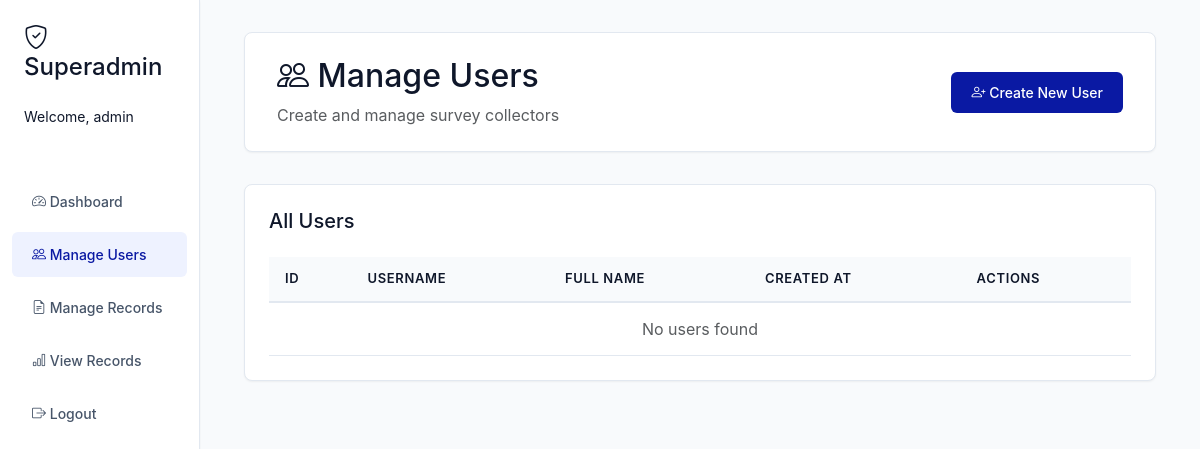
Page /superadmin/manage_users.php (signed in) on the earlier database version.
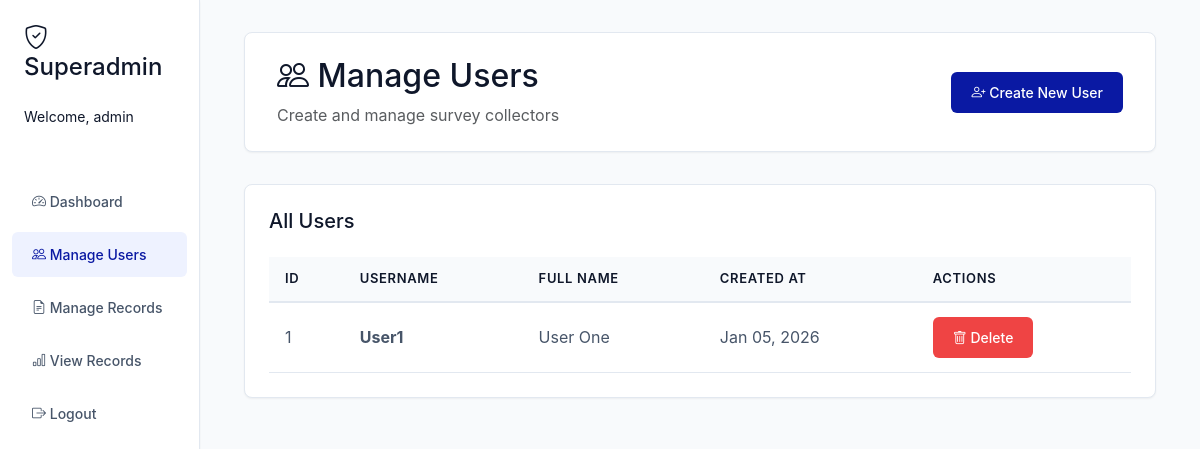
Same page on the later database version.
### tables this page shows
CREATE TABLE `users` (
  `id` int(11) NOT NULL,
  `username` varchar(50) NOT NULL,
  `password` varchar(255) NOT NULL,
  `full_name` varchar(100) NOT NULL,
  `created_at` timestamp NOT NULL DEFAULT current_timestamp()
);

### superadmin/manage_users.php (the view, shortened to what this page needs)
<?php
$conn = getDBConnection();
$users = $conn->query("SELECT * FROM users ORDER BY created_at DESC");
?>
<!DOCTYPE html>
<html lang="en">
<head>
    <link href="https://cdn.jsdelivr.net/npm/bootstrap@5.3.0/dist/css/bootstrap.min.css" rel="stylesheet">
    <link rel="stylesheet" href="https://cdn.jsdelivr.net/npm/bootstrap-icons@1.11.0/font/bootstrap-icons.css">
    <link rel="stylesheet" href="../style/style.css">
</head>
<body>
    <div class="container-fluid">
        <div class="row">
            <div class="col-md-2 sidebar p-0">
                <div class="p-4">
                    <h4 class="mb-4"><i class="bi bi-shield-check"></i> Superadmin</h4>
                    <p class="small mb-4">Welcome, <?php echo htmlspecialchars($_SESSION['superadmin_username']); ?></p>
                </div>
                <nav class="nav flex-column">
                    <a class="nav-link" href="dashboard.php">
                        <i class="bi bi-speedometer2"></i> Dashboard
                    </a>
                    <a class="nav-link active" href="manage_users.php">
                        <i class="bi bi-people"></i> Manage Users
                    </a>
                    <a class="nav-link" href="manage_records.php">
                        <i class="bi bi-file-earmark-text"></i> Manage Records
                    </a>
                    <a class="nav-link" href="view_records.php">
                        <i class="bi bi-bar-chart"></i> View Records
                    </a>
                    <a class="nav-link" href="../logout.php">
                        <i class="bi bi-box-arrow-right"></i> Logout
                    </a>
                </nav>
            </div>
            <div class="col-md-10">
                <div class="content-area">
                    <div class="header-section">
                        <div class="d-flex justify-content-between align-items-center">
                            <div>
                                <h2><i class="bi bi-people"></i> Manage Users</h2>
                                <p class="text-muted mb-0">Create and manage survey collectors</p>
                            </div>
                            <button class="btn btn-primary" data-bs-toggle="modal" data-bs-target="#createUserModal">
                                <i class="bi bi-person-plus"></i> Create New User
                            </button>
                        </div>
                    </div>
                    <div class="table-card">
                        <h5 class="mb-4">All Users</h5>
                        <div class="table-responsive">
                            <table class="table table-hover">
                                <thead>
                                    <tr>
                                        <th>ID</th>
                                        <th>Username</th>
                                        <th>Full Name</th>
                                        <th>Created At</th>
                                        <th>Actions</th>
                                    </tr>
                                </thead>
                                <tbody>
                                    <?php if ($users->num_rows > 0): ?>
                                        <?php while ($user = $users->fetch_assoc()): ?>
                                            <tr>
                                                <td><?php echo $user['id']; ?></td>
                                                <td><strong><?php echo htmlspecialchars($user['username']); ?></strong></td>
                                                <td><?php echo htmlspecialchars($user['full_name']); ?></td>
                                                <td><?php echo date('M d, Y', strtotime($user['created_at'])); ?></td>
                                                <td>
                                                    <a href="?delete=<?php echo $user['id']; ?>"
                                                       class="btn btn-sm btn-danger"
                                                       onclick="return confirm('Are you sure you want to delete this user?')">
                                                        <i class="bi bi-trash"></i> Delete
                                                    </a>
                                                </td>
                                            </tr>
                                        <?php endwhile; ?>
                                    <?php else: ?>
                                        <tr>
                                            <td colspan="5" class="text-center text-muted">No users found</td>
                                        </tr>
                                    <?php endif; ?>
                                </tbody>
                            </table>
                        </div>
                    </div>
                </div>
            </div>
        </div>
    </div>
</body>
</html>

Differences in the rows shown:
added users: id "1", username "User1", full_name "User One", created_at "Jan 05, 2026"
Other differences:
text no longer shown: "No users found"
